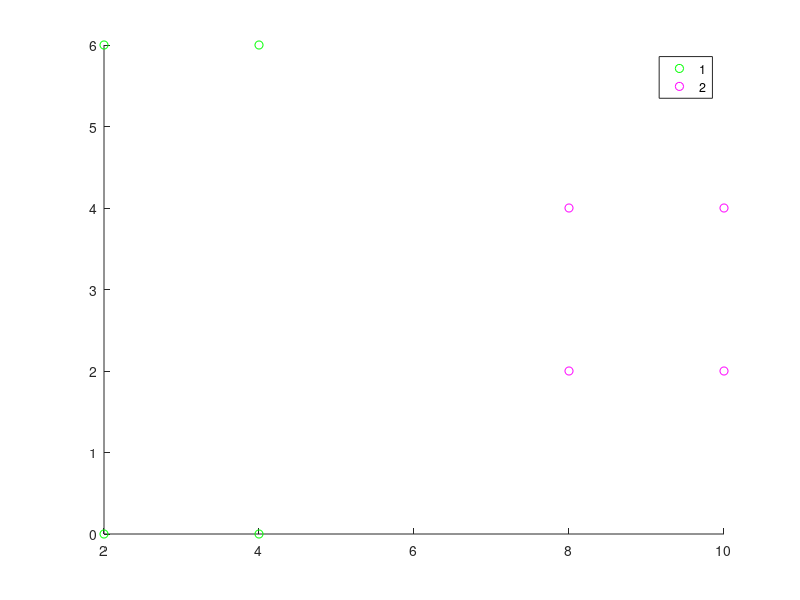

Reproduce this figure in MATLAB. (Note: this script raises an error after producing the figure.)
A = [2 2 4 4; 6 0 6 0];
B = [8 8 10 10; 2 4 2 4];
gr = [1,1,1,1,2,2,2,2];


C = [A B];

meana = mean (A,2);
meanb = mean (B,2);

figure('Name', 'Matlab - Covariance Matrix');
hold on;
gscatter(C(1,:),C(2,:),gr, 'gm'); 
gscatter(meana(1),meana(2));
gscatter(meanb(1),meanb(2));

plot(meanb, meana);

[X,Y] = meshgrid(linspace(1,11),linspace(-1,7));
X = X(:); Y = Y(:);
[c,err,P,logp,coeff] = classify([X Y],C',gr,'quadratic');
gscatter(X,Y,c);

% Draw boundary between two regions - using testsets
K = coeff(1,2).const;
L = coeff(1,2).linear;
Q = coeff(1,2).quadratic;
f = sprintf('0 = %g + %g*x + %g*y + %g*x^2 + %g*x.*y + %g*y.^2', ...
            K,L,Q(1,1),Q(1,2)+Q(2,1),Q(2,2));
ezplot(f,[1 11 -1 7]);
title('Discriminant function with Matlab');


figure('Name', 'Hand - Covariance Matrix')
hold on;
grid on;

% print points, mean
gscatter(C(1,:),C(2,:),gr, 'gm'); 
gscatter(meana(1),meana(2));
gscatter(meanb(1),meanb(2));

% put in calculated discriminan
cov = ezplot('-4.5*x + 0.333*y^2 - 2*y + 28.9014');
set(cov, 'color', 'b');
title('Discriminant function by hand (covariance)');

figure('Name', 'Hand - Identity Matrix');
hold on;
grid on;

gscatter(C(1,:),C(2,:),gr, 'gm'); 
gscatter(meana(1),meana(2));
gscatter(meanb(1),meanb(2));
id = ezplot('-0.5*x.^2 + 9*x - 0.5*y.^2 + 3*y - 45 - log(0.5) = -0.5*x.^2 + 3*x - 0.5*y.^2 + 3*y - 9 - log(0.5)');
set(id, 'color', 'b');
title('Discriminant function by hand (identity)');


figure('Name', 'Matlab - Identity Matrix');
hold on;
gscatter(C(1,:),C(2,:),gr, 'gm'); 
gscatter(meana(1),meana(2));
gscatter(meanb(1),meanb(2));

plot(meanb, meana);

[X,Y] = meshgrid(linspace(1,11),linspace(-1,7));
X = X(:); Y = Y(:);
[c,err,P,logp,coeff] = classify([X Y],C',gr,'linear');
gscatter(X,Y,c);

% Draw boundary between two regions - using testsets
K = coeff(1,2).const
L = coeff(1,2).linear
f = sprintf('0 = %g + %g*x + %g*y', ...
            K,L(1),L(2));
ezplot(f,[1 11 -1 7]);
title('Discriminant function with Matlab (identity)');